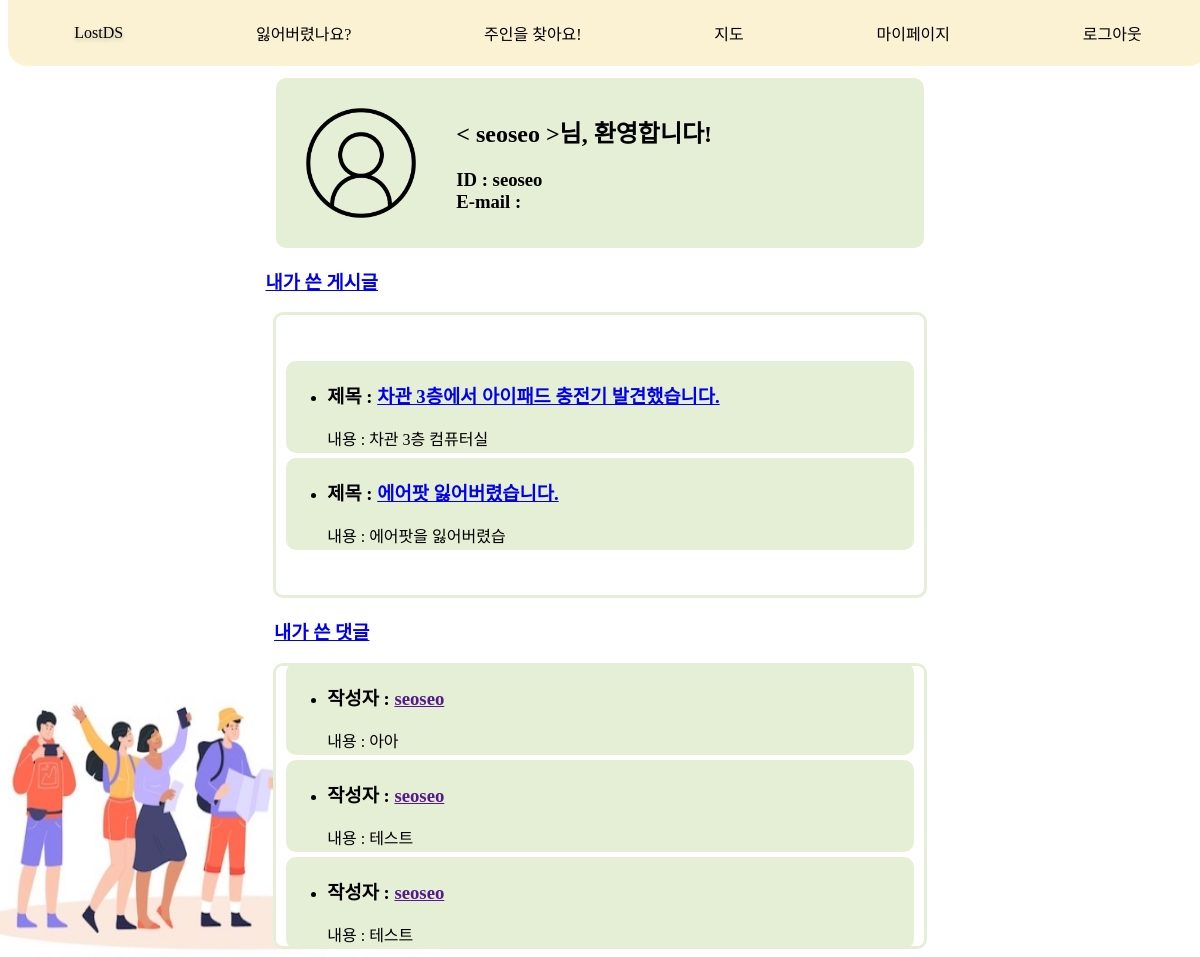
Page /mypage/ (signed in) on the earlier database version.
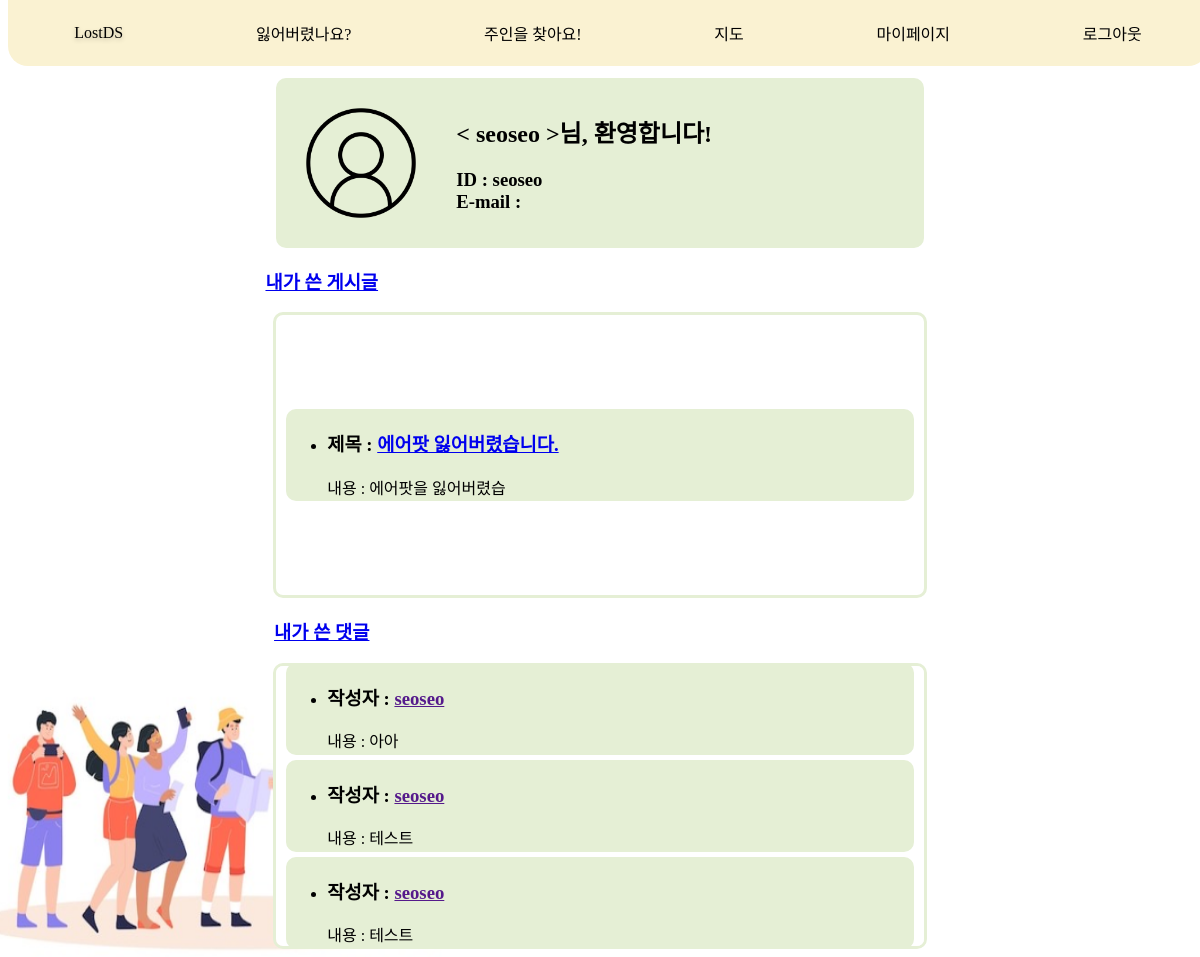
Same page on the later database version.
### user/models.py (models this page shows)
class CustomUser(AbstractUser):
    get_verification_token = models.CharField(max_length=64, blank=True, null=True)
    groups = models.ManyToManyField('auth.Group', related_name='custom_users')
    user_permissions = models.ManyToManyField('auth.Permission', related_name='custom_users')

### message/models.py (models this page shows, shortened)
class FindItem(models.Model):
    title = models.CharField(max_length=30)
    author = models.ForeignKey(settings.AUTH_USER_MODEL, null=True, on_delete=models.SET_NULL)
    place = models.CharField(max_length=15, null=True)
    created_at = models.DateTimeField(auto_now_add=True)
    category = models.ForeignKey(Category, null=True, on_delete=models.SET_NULL)
    head_image = models.ImageField(upload_to='message/images/find/%Y/%m/%d/', blank=True)
    content = models.TextField()

class Comment(models.Model):
    findPost = models.ForeignKey(FindItem, on_delete=models.CASCADE, null=True, blank=True)
    askPost = models.ForeignKey(AskItem, on_delete=models.CASCADE, null=True, blank=True)
    completePost = models.ForeignKey(CompleteItem, on_delete=models.CASCADE, null=True, blank=True)
    author = models.ForeignKey(settings.AUTH_USER_MODEL, on_delete=models.CASCADE)
    content = models.TextField()
    created_at = models.DateTimeField(auto_now_add=True)

### main/views.py (the view)
# urls.py: path('mypage/', views.mypage, name='mypage'),
@login_required
def mypage(request):
    return render(
        request,'mypage/mypage.html'
    )

### mypage/templates/mypage/mypage.html (shortened to what this page needs)
{% extends 'main/nav.html' %}
{% block content %}
{% load static %}
<html lang="ko">
<head>
    <link rel="stylesheet" href="{% static 'mypage/css/mypage.css' %}" media="screen">
</head>
<body>
<div class="container">
    <div class="user-container">
        <div class="user-content">
            <img src="/static/mypage/image/profile.png" width="150" height="150">
            <div class="user-info">
                <h2>< {{ request.user.username }} >님, 환영합니다!</h2>
                <h3>ID : {{ request.user.username }}<br>E-mail : {{ request.user.email }}</h3>
            </div>
        </div>
    </div>
    <h3 style="margin-left:-47%"><a href="/mypage/my-post">내가 쓴 게시글</a></h3>
    <div class="post-container">
        {% for post in request.user.finditem_set.all %}
        <div class="content">
            <ul>
                <li>
                    <h3>제목 : <a href="{% url 'find-detail' pk=post.pk %}">{{ post.title }}</a><br></h3>
                    내용 : {{ post.content|slice:"10" }}
                </li>
            </ul>
        </div>
        {% endfor %}
    </div>
    <h3 style="margin-left:-47%"><a href="/mypage/comment">내가 쓴 댓글</a></h3>
    <div class="comment-container">
        {% for comment in request.user.comment_set.all %}
        <div class="content">
            <ul>
                <li>
                    <h3>작성자 : <a href="">{{ comment.author }}</a><br></h3>
                    내용 : {{ comment.content }}
                </li>
            </ul>
        </div>
        {% endfor %}
    </div>
</div>
</body>
{% endblock %}

### main/templates/main/nav.html (shortened to what this page needs)
{% load static %}
<!DOCTYPE html>
<html lang="en">
<head>
    <link rel="stylesheet" href="{% static 'main/css/nav.css' %}" media="screen">
</head>
<body>
    <div style="display: flex; flex-direction: column;">
    <navigation class="nav">
        <a href='/' class='main'>LostDS</a>
        <a href="/message/ask/" class='item'>잃어버렸나요?</a>
        <a href="/message/find/" class='item'>주인을 찾아요!</a>
        <a href='https://map.naver.com/p/search/%EB%8D%95%EC%84%B1%EC%97%AC%EC%9E%90%EB%8C%80%ED%95%99%EA%B5%90?c=15.00,0,0,0,dh' class='item'>지도</a>
        <a href="{% url 'mypage' %}" class='item'>마이페이지</a>
        {% if user.is_authenticated %}
            <a href="/login/logout/" class='item'>로그아웃</a>
        {% else %}
            <a href="{% url 'user:login' %}" class='item'>로그인</a>
        {% endif %}
    </navigation>
    {% block content %} {% endblock %}
    </div>
</body>
</html>

### main/static/main/css/nav.css (style rules this page uses)
body { font-family: 'EASTARJET-Medium'; }
.nav { position: fixed; top: 0; width: 100%; height: 66px; border-radius: 0px 0px 20px 20px; display: flex; justify-content: space-around; align-items: center; background-color: #FAF2D2; }
.main, .item { text-decoration: none; color: #000000; transition: .2s; }

### mypage/static/mypage/css/mypage.css (style rules this page uses)
body { display:flex; flex-direction: column; font-family: 'EASTARJET-Medium'; background-image: url(/static/mypage/image/people.png); background-position: left bottom; background-position: left -50px bottom -45px; background-size: 566px 380px; background-attachment: fixed; background-repeat: no-repeat; }
.container { width: 100%; height: 100%; display:flex; justify-content: center; flex-direction: column; align-items: center; }
.user-container { width: 53%; height: 150px; padding: 10px; justify-content: center; margin-top: 70px; border-radius: 10px; background: #E5EFD5; }
.user-content { display: flex; align-items: center; }
.user-content img { margin-right: 20px; }
.post-container { display: flex; flex-direction:column; width: 53%; height: 260px; padding: 10px; justify-content: center; border-radius: 10px; background: white; border: solid; border-color: #E5EFD5; border-width: 3px; overflow-y: auto; gap: 5px; }
.comment-container { display: flex; flex-direction:column; width: 53%; height: 260px; padding: 10px; justify-content: center; border-radius: 10px; background: #FFFFFF; border: solid; border-color: #E5EFD5; border-width: 3px; overflow-y: auto; gap: 5px; }
.content { width: parent; height: 90px; padding: 1px; justify-content: center; border-radius: 10px; background: #E5EFD5; }

### main/templates/main/nav.html (style rules this page uses)
.main { font-family: 'PuradakGentleGothicR'; font-size: 30; filter: drop-shadow(0px 2px 2px rgba(0, 0, 0, 0.221)); }

Differences in the rows shown:
removed FindItem: title "차관 3층에서 아이패드 충전기 발견했습니다.", content "차관 3층 컴퓨터실"
